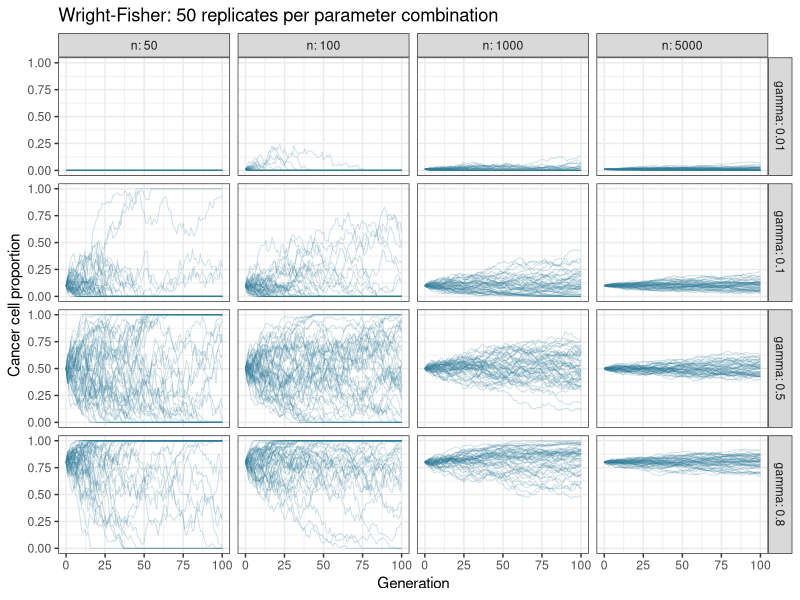

The R source for this figure:
# Extracted from original Tutorial 4 script, part 1.
if (!requireNamespace('ggplot2', quietly=TRUE)) install.packages('ggplot2', repos='https://cloud.r-project.org')
library(ggplot2)
out <- 'Week4_R_outputs'
dir.create(out,showWarnings=FALSE)

# 1. Wright-Fisher process (neutral, fixed n, no mutation, no selection)
wright_fisher <- function(n, ngen=100, nrep=50, gamma=0.1) {
  stopifnot(n>=1, ngen>=0, nrep>=1, gamma>=0, gamma<=1)
  # Start each replicate at the integer cell count closest to n * gamma.
  init <- round(n * gamma)
  states <- matrix(NA_real_, nrow=ngen+1, ncol=nrep)
  states[1,] <- init/n
  if (ngen>0) for (g in seq_len(ngen)) {
    states[g+1,] <- rbinom(nrep, size=n, prob=states[g,])/n
  }
  data.frame(n=n, gamma=gamma, generation=rep(0:ngen, times=nrep),
             replicate=rep(seq_len(nrep), each=ngen+1), proportion=as.vector(states))
}
set.seed(20261123)
params <- expand.grid(n=c(50,100,1000,5000), gamma=c(.01,.1,.5,.8))
sim_list <- lapply(seq_len(nrow(params)), function(i) {
  wright_fisher(params$n[i], 100, 50, params$gamma[i])
})
sim <- do.call(rbind,sim_list)
write.csv(sim, file.path(out,'01_WF_simulations.csv'), row.names=FALSE)
p <- ggplot(sim, aes(x=generation,y=proportion,group=replicate)) +
  geom_line(alpha=.24,linewidth=.32,color='#317A96') +
  facet_grid(gamma ~ n, labeller=label_both) +
  coord_cartesian(ylim=c(0,1)) + theme_bw(base_size=11) +
  labs(title='Wright-Fisher: 50 replicates per parameter combination',
       x='Generation',y='Cancer cell proportion')
ggsave(file.path(out,'02_WF_trajectories.pdf'),p,width=13,height=9)
wf_stats <- aggregate(proportion ~ n+gamma+generation, data=sim,
                      FUN=function(z) c(mean=mean(z),sd=sd(z)))
wf_stats <- data.frame(n=wf_stats$n, gamma=wf_stats$gamma,
                       generation=wf_stats$generation,
                       mean=wf_stats$proportion[,'mean'],
                       sd=wf_stats$proportion[,'sd'])
write.csv(wf_stats,file.path(out,'03_WF_summary.csv'),row.names=FALSE)
